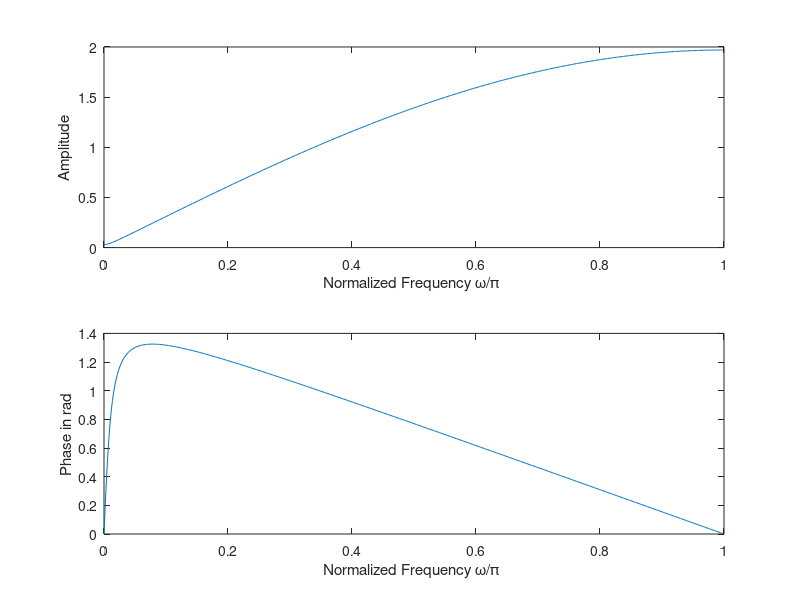

Reproduce this figure in MATLAB.
clc;
a=[1 -0.97];
%freqz(a);
[h,w]=freqz(a);
subplot(211);
plot(w/pi,abs(h));
xlabel('Normalized Frequency \omega/\pi ');
ylabel('Amplitude');
subplot(212);
plot(w/pi,angle(h));
xlabel('Normalized Frequency \omega/\pi ');
ylabel('Phase in rad');